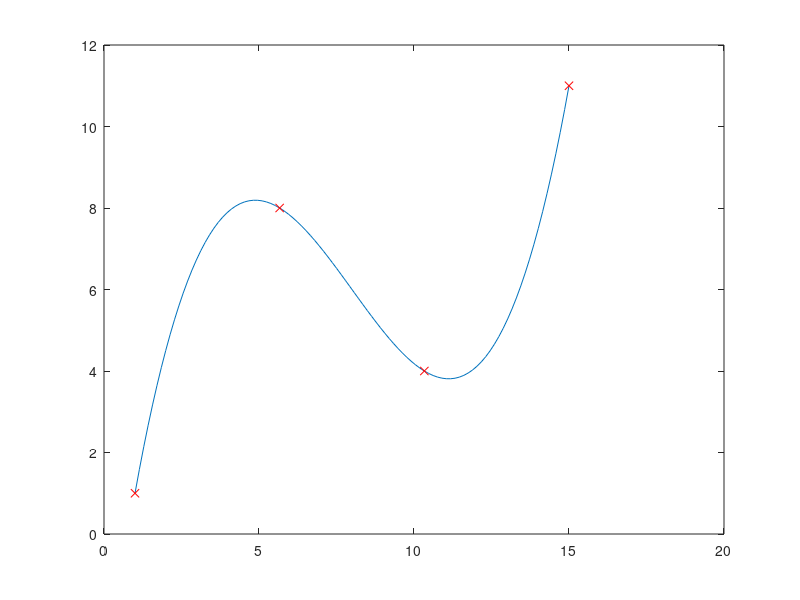

The MATLAB script that drew this image:
% Week 11

function [] = notes() 

p1();
p2();
p3();
p4();

end

function [] = p1()

% How far did the car travel in between 0 and 120 seconds?

T = [0 30 60 90 120]; % Time (s)
V = [5 10 15 20 17 ]; % Velocity (m/s)

% will be using trapz since we have data points.

Q = trapz(V, T); % Pay attention to the order!

fprintf('It traveled %f meters.\n', Q);

end

function [] = p2()

x = [0  0.5  1    1.5  2  ];
y = [2 10.1 15.7 17.1 11.7];

% Estimate Z = f(x) dx from 0 to 2

% ---- i. Via Trapezoidal Integration

% h is the step size, 0.5 in this case.

h = mean(diff(x));

% a = 0.5/2 * (f(0) + 2*f(0.5) + 2*f(1) + 2*f(1.5) + 2*f(2)
a1 = h/2 * (y(1) + 2*y(2) + 2*y(3) + 2*y(4) + y(5));

fprintf('The solution is %f.\n', a1);

% ---- ii. Via Simpson's 1/3 Rule

a2 = h/3 * (y(1) + 4*y(2) + 2*y(3) + 4*y(4) + y(5));

fprintf('The solution is %f.\n', a2);

end

function [] = p3()

% Evaluate 3x^2 + x^3 + 2 from -1 to +1 using Gaussian Quadrature

% n = 3 <= 3
% 2 point Gaussian Quadrature

% n <= 5
% 3 point Gaussian Quadrature

% n  <= 7
% 4 point Gaussian Quadrature

% We can use the first one here. Check the slides for a reminder on how
% this works.

% I = C0 * f(x0) + C1 - f(x1)
% I = 1 * f(-0.57735) + 1 * f(0.57735)
% I = 2.8075 + 3.1924

f = @(x) 3*x^2 + x^3 + 2;

a = 1 * f(-0.57735) + 1 * f(0.57735);
fprintf('The solution is %f.\n', a);

end

function [] = p4()

x = [1 5.6667 10.3333 15];
y = [1 8       4      11];

xp = linspace(x(1), x(end));
yp = spline(x, y, xp);
plot(xp, yp, x, y, 'xr');

end

